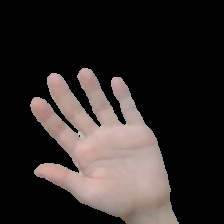
#> input picture data/1/10.jpg, 224 x 224 px
$ python preprocessing.py
#> lines starting #> are read from the running program, lines starting #| are printed output that depends on the picture; after the words box and inside, x2 and y2 are one past the last pixel; in counts of white or black regions, pixels touching at a corner belong together
#> the answer given: data/1/10.jpg
#> further down, img is the input picture: shape (224, 224, 3); mean B, G, R 39.9, 41.6, 48.2
import cv2
import numpy as np


# 腐蚀膨胀操作
def erosion_dilation(img):
    # 设置卷积核
    kernel = np.ones((3, 3), np.uint8)
    # 腐蚀
    erosion_img = cv2.erode(img, kernel)
    # 膨胀
    dilation_img = cv2.dilate(erosion_img, kernel)
    return dilation_img


# 计算轮廓面积
def cal_area(contour):
    area = cv2.contourArea(contour)
    return area


# 轮廓检测
def contours_detect(img):
    # canny检测
    canny_img = cv2.Canny(img, 50, 200)
    # 寻找轮廓
    h = cv2.findContours(canny_img, cv2.RETR_TREE, cv2.CHAIN_APPROX_NONE)
    contours = h[0]
    # 将轮廓从大到小排序
    contours.sort(key=cal_area, reverse=True)
    # 创建黑色背景
    result = np.ones(img.shape, np.uint8)
    # 选取最大轮廓绘制白色边缘
    cv2.drawContours(result, contours[0], -1, (255, 255, 255), 1)
    return result


# 手部提取
def get_hand(img):
    # 转换为YCbCr空间后，提取Cr分量
    YCbCr_img = cv2.cvtColor(img, cv2.COLOR_BGR2YCR_CB)
#> YCbCr_img: shape (224, 224, 3); mean of channels 0, 1, 2 43.4, 131.4, 126
    (y, cr, cb) = cv2.split(YCbCr_img)
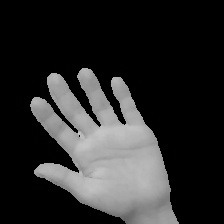
#> y: shape (224, 224); min 0, max 197, mean 43.4
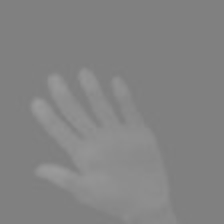
#> cr: shape (224, 224); min 126, max 155, mean 131.4
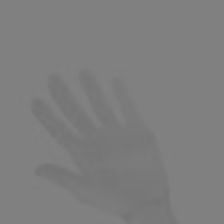
#> cb: shape (224, 224); min 115, max 131, mean 126
    cr_blur = cv2.GaussianBlur(cr, (5, 5), 0)
    # 肤色检测，Otsu二值化得到手部的mask
    _, hand_mask = cv2.threshold(cr_blur, 0, 255, cv2.THRESH_OTSU + cv2.THRESH_BINARY)
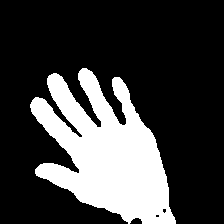
#> hand_mask: shape (224, 224); 24.9% white; 1 white region, box (x1, y1, x2, y2) and area: (30, 68, 176, 224) 12485
    # 腐蚀膨胀
    e_d_hand_mask = erosion_dilation(hand_mask)
#> in erosion_dilation, `erosion_img = cv2.erode(img, kernel)`:
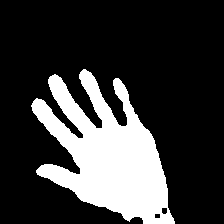
#> erosion_img: shape (224, 224); 22.6% white; 1 white region, box (x1, y1, x2, y2) and area: (31, 69, 175, 224) 11337
#> in erosion_dilation, `dilation_img = cv2.dilate(erosion_img, kernel)`: dilation_img: shape (224, 224); 24.9% white; 1 white region, box (x1, y1, x2, y2) and area: (30, 68, 176, 224) 12483
    # 提取手部
    hand_img = cv2.bitwise_and(img, img, mask=e_d_hand_mask)
    # 轮廓检测
    edge_img = contours_detect(hand_img)
#> in contours_detect, `canny_img = cv2.Canny(img, 50, 200)`:
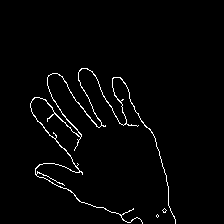
#> canny_img: shape (224, 224); 2.1% white in thin lines or dots, all inside (x1, y1, x2, y2) = (30, 68, 176, 224)
#> in contours_detect, `h = cv2.findContours(canny_img, cv2.RETR_TREE, cv2.CHAIN_APPROX_NONE)`: h = 5 contours, 4 with area under 20; largest, box (x1, y1, x2, y2) and area: (30, 68, 176, 224) 180
#> in contours_detect, `contours = h[0]`: contours has the same summary as h
#> in cal_area, `area = cv2.contourArea(contour)`: area = 4
    return hand_img


if __name__ == '__main__':
    print('Please enter image\'s path: ', end='')
    path = input()
    img = cv2.imread(path)
    hand_img = get_hand(img)
    save_path = path.split('.')[0] + '_hand.' + path.split('.')[-1]
    cv2.imwrite(save_path, hand_img)

$ run again, on data/1/2.jpg
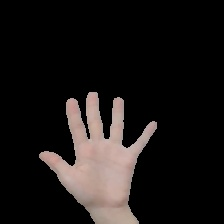
#> input picture data/1/2.jpg, 224 x 224 px
#> img is the input picture: shape (224, 224, 3); mean B, G, R 22.3, 23.5, 27.2
#> YCbCr_img: shape (224, 224, 3); mean of channels 0, 1, 2 24.5, 130, 126.8
#> in get_hand, `_, hand_mask = cv2.threshold(cr_blur, 0, 255, cv2.THRESH_OTSU + cv2.TH..`:
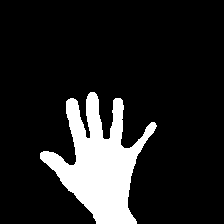
#> hand_mask: shape (224, 224); 13.9% white; 1 white region, box (x1, y1, x2, y2) and area: (40, 92, 157, 224) 6983
#> erosion_img: shape (224, 224); 12.4% white; 1 white region, box (x1, y1, x2, y2) and area: (41, 93, 155, 224) 6230
#> dilation_img: shape (224, 224); 13.9% white; 1 white region, box (x1, y1, x2, y2) and area: (40, 92, 156, 224) 6981
#> in contours_detect, `canny_img = cv2.Canny(img, 50, 200)`:
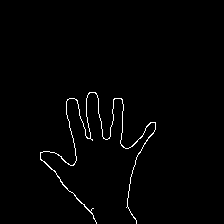
#> canny_img: shape (224, 224); 1.3% white in thin lines or dots, all inside (x1, y1, x2, y2) = (40, 92, 156, 224)
#> h = 1 contour; box (x1, y1, x2, y2) and area: (40, 92, 156, 224) 84
#> contours has the same summary as h
#> area = 84

$ run again, on data/1/3.jpg
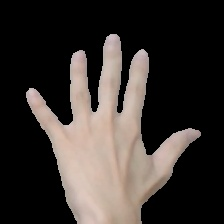
#> input picture data/1/3.jpg, 224 x 224 px
#> img is the input picture: shape (224, 224, 3); mean B, G, R 48.9, 52.6, 58.9
#> YCbCr_img: shape (224, 224, 3); mean of channels 0, 1, 2 54, 131.5, 125.1
#> in get_hand, `_, hand_mask = cv2.threshold(cr_blur, 0, 255, cv2.THRESH_OTSU + cv2.TH..`:
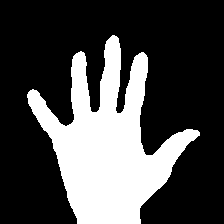
#> hand_mask: shape (224, 224); 28.7% white; 1 white region, box (x1, y1, x2, y2) and area: (27, 35, 200, 224) 14425
#> erosion_img: shape (224, 224); 26.6% white; 1 white region, box (x1, y1, x2, y2) and area: (28, 36, 199, 224) 13357
#> dilation_img: shape (224, 224); 28.7% white; 1 white region, box (x1, y1, x2, y2) and area: (27, 35, 200, 224) 14421
#> in contours_detect, `canny_img = cv2.Canny(img, 50, 200)`:
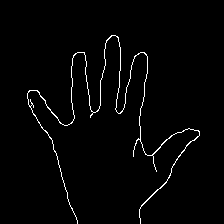
#> canny_img: shape (224, 224); 1.9% white in thin lines or dots, all inside (x1, y1, x2, y2) = (27, 35, 200, 224)
#> h = 1 contour; box (x1, y1, x2, y2) and area: (27, 35, 200, 224) 120
#> contours has the same summary as h
#> area = 120
